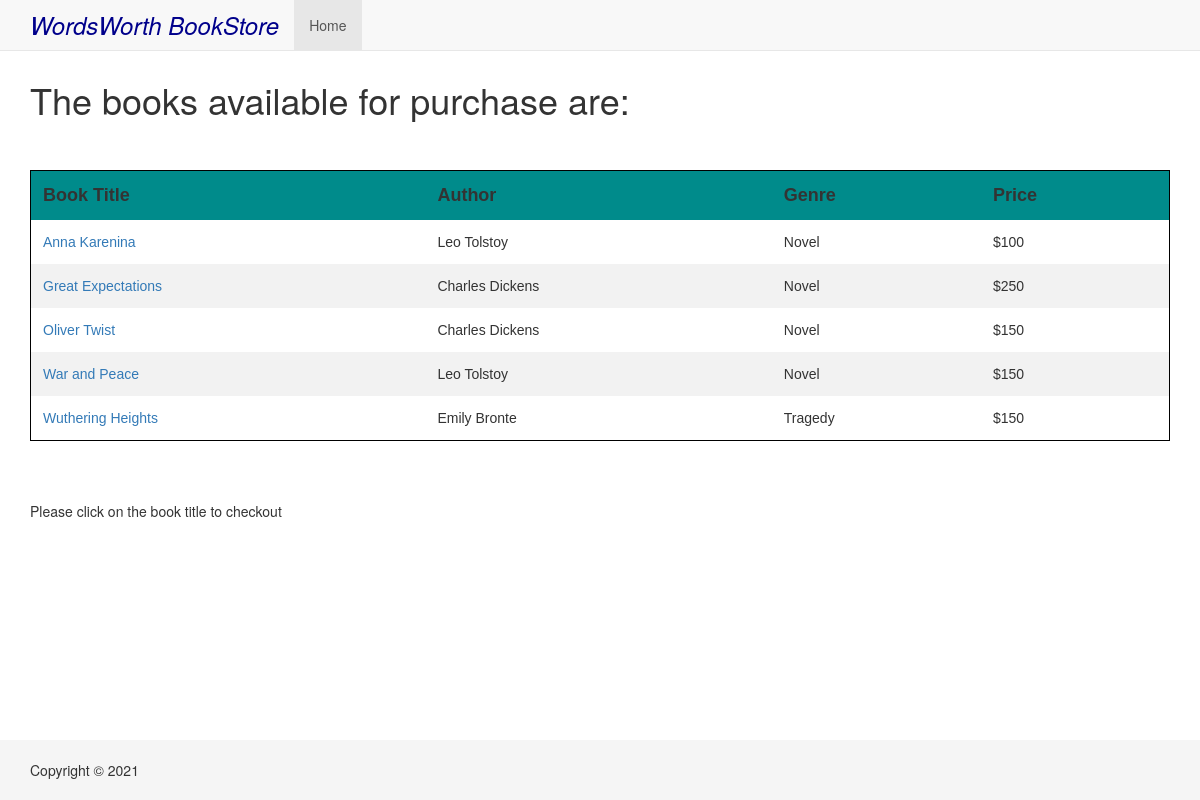
Page /Project/store.php on the committed database.
### tables this page shows
CREATE TABLE `bookinventory` (
  `book_id` int(11) NOT NULL,
  `book_Name` varchar(128) NOT NULL,
  `book_AuthorID` int(11) NOT NULL,
  `book_GenreID` int(11) DEFAULT NULL,
  `quantity` int(11) NOT NULL,
  `price` decimal(10,0) NOT NULL
);

CREATE TABLE `author` (
  `author_id` int(11) NOT NULL,
  `lastname` varchar(128) NOT NULL,
  `firstname` varchar(128) NOT NULL
);

CREATE TABLE `genre` (
  `genre_id` int(11) NOT NULL,
  `genre_name` varchar(128) NOT NULL,
  `genre_description` varchar(256) NOT NULL
);

### Project/store.php (the view, shortened to what this page needs)
<?php
    require('mysqli_connect.php');
    echo '<h1>The books available for purchase are:</h1>';
    $q1 = "SELECT * FROM bookinventory
           INNER JOIN author ON author.author_id = bookinventory.book_AuthorID
           INNER JOIN genre ON genre.genre_id = bookinventory.book_GenreID
           ORDER BY book_name";
    $r1 = @mysqli_query ($dbc, $q1);
    $tot = mysqli_num_rows($r1);
?>
<!DOCTYPE html>
<html>
<head>
</head>
<body>
    <form method="POST" action="<?php echo htmlspecialchars($_SERVER["PHP_SELF"]);?>">
        <?php
        if ($tot > 0) {
        echo '<table>
        <thead>
        <tr>
            <th>Book Title</th>
            <th>Author</th>
            <th>Genre</th>
            <th>Price</th>
        </tr>
        </thead>
        <tbody>';
            while ($row = mysqli_fetch_array($r1, MYSQLI_ASSOC)) {
            echo '<tr>
                  <td> <a href="checkout.php?bookid='.$row['book_id'].'">' . $row['book_Name'] . '</a></td><td>' . $row['firstname'] . ' ' .$row['lastname'] .'</td><td>' .$row['genre_name']. '</td><td>'. '$' .$row['price']. '</td>
                  </tr>
            ';
        }
        echo '</tbody></table>';
        }
        else {
            echo '<p class="error">There are no books in the DB</p>';
        }
        echo '<br><br><br>
        Please click on the book title to checkout
        ';
            ?>
</body>
</html>

### Project/css/sticky-footer-navbar.css (style rules this page uses)
html { position: relative; min-height: 100%; }
body { margin-bottom: 60px; }
.footer { position: absolute; bottom: 0; width: 100%; height: 60px; background-color: #f5f5f5; }
body > .container { padding: 60px 15px 0; }
.container .text-muted { margin: 20px 0; }
.footer > .container { padding-right: 15px; padding-left: 15px; }

### Project/store.php (style rules this page uses)
table { border-collapse: collapse; width: 100%; border: 1px solid black; margin-top: 50px; font-family: sans-serif; }
th { background-color: darkcyan; font-size: 18px; }
th, td { text-align: left; padding: 12px; }
tr:nth-child(even) { background-color: #f2f2f2; }

### rows in the picture
bookinventory: book_Name "Anna Karenina", book_AuthorID.firstname "Leo", book_AuthorID.lastname "Tolstoy", book_GenreID.genre_name "Novel", price "100"
bookinventory: book_Name "Great Expectations", book_AuthorID.firstname "Charles", book_AuthorID.lastname "Dickens", book_GenreID.genre_name "Novel", price "250"
bookinventory: book_Name "Oliver Twist", book_AuthorID.firstname "Charles", book_AuthorID.lastname "Dickens", book_GenreID.genre_name "Novel", price "150"
bookinventory: book_Name "War and Peace", book_AuthorID.firstname "Leo", book_AuthorID.lastname "Tolstoy", book_GenreID.genre_name "Novel", price "150"
bookinventory: book_Name "Wuthering Heights", book_AuthorID.firstname "Emily", book_AuthorID.lastname "Bronte", book_GenreID.genre_name "Tragedy", price "150"
